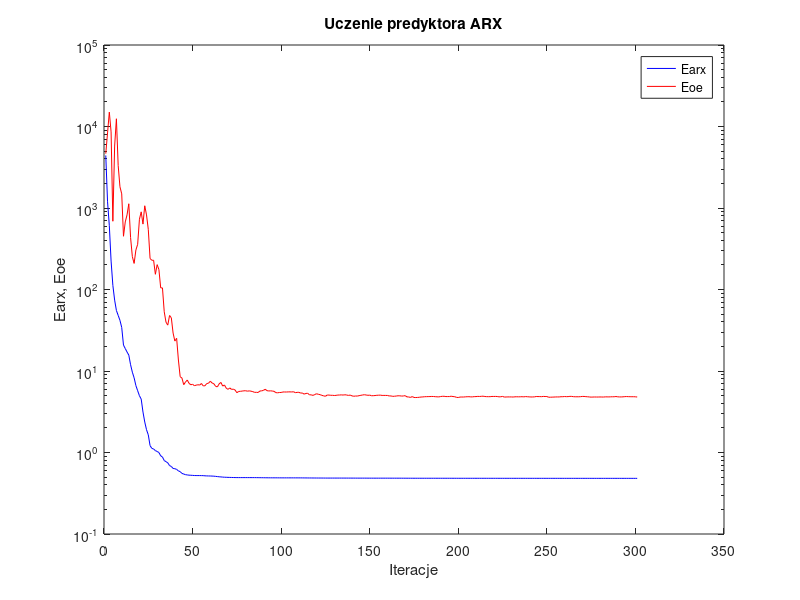
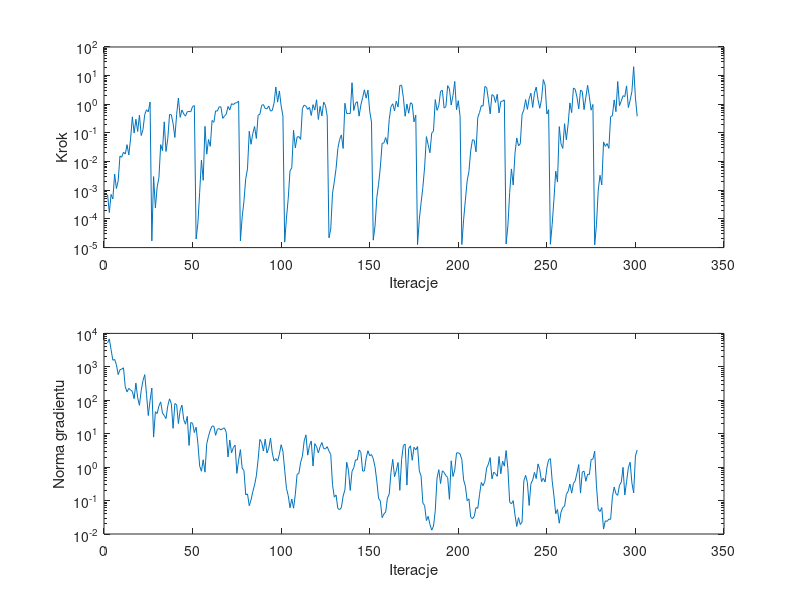

These charts were generated, in order, by the following MATLAB code:
%uczenie predyktora arx
clear all;
n=0; farx(n+1)=4.413386e+003; foe(n+1)=4.649188e+003; wspucz(n+1)=0.000000e+000; ng(n+1)=0.000000e+000;
%odnowa zmiennej metryki
n=1; farx(n+1)=1.191196e+003; foe(n+1)=8.342029e+003; krok(n+1)=7.010405e-004; ng(n+1)=5.185665e+003;
n=2; farx(n+1)=6.076834e+002; foe(n+1)=1.501197e+004; krok(n+1)=1.674127e-004; ng(n+1)=6.856102e+003;
n=3; farx(n+1)=2.232235e+002; foe(n+1)=8.584129e+003; krok(n+1)=7.138862e-004; ng(n+1)=3.255822e+003;
n=4; farx(n+1)=1.123087e+002; foe(n+1)=6.880744e+002; krok(n+1)=4.988661e-004; ng(n+1)=1.575042e+003;
n=5; farx(n+1)=7.412867e+001; foe(n+1)=5.756177e+003; krok(n+1)=3.683227e-003; ng(n+1)=1.667375e+003;
n=6; farx(n+1)=5.530810e+001; foe(n+1)=1.244634e+004; krok(n+1)=1.150185e-003; ng(n+1)=1.162012e+003;
n=7; farx(n+1)=4.813601e+001; foe(n+1)=3.320391e+003; krok(n+1)=2.129617e-003; ng(n+1)=5.859083e+002;
n=8; farx(n+1)=4.187156e+001; foe(n+1)=1.822466e+003; krok(n+1)=1.559909e-002; ng(n+1)=8.174773e+002;
n=9; farx(n+1)=3.423760e+001; foe(n+1)=1.491028e+003; krok(n+1)=1.421020e-002; ng(n+1)=8.553710e+002;
n=10; farx(n+1)=2.078980e+001; foe(n+1)=4.502125e+002; krok(n+1)=2.152696e-002; ng(n+1)=9.360032e+002;
n=11; farx(n+1)=1.885540e+001; foe(n+1)=6.748919e+002; krok(n+1)=1.829287e-002; ng(n+1)=2.526260e+002;
n=12; farx(n+1)=1.711856e+001; foe(n+1)=8.235932e+002; krok(n+1)=3.897540e-002; ng(n+1)=1.781672e+002;
n=13; farx(n+1)=1.565793e+001; foe(n+1)=1.126990e+003; krok(n+1)=1.715934e-002; ng(n+1)=2.272068e+002;
n=14; farx(n+1)=1.193998e+001; foe(n+1)=4.340947e+002; krok(n+1)=6.222203e-002; ng(n+1)=2.040382e+002;
n=15; farx(n+1)=9.675282e+000; foe(n+1)=2.530131e+002; krok(n+1)=3.655097e-001; ng(n+1)=1.840030e+002;
n=16; farx(n+1)=8.250454e+000; foe(n+1)=2.089443e+002; krok(n+1)=9.946858e-002; ng(n+1)=1.113244e+002;
n=17; farx(n+1)=6.620660e+000; foe(n+1)=3.050986e+002; krok(n+1)=3.019693e-001; ng(n+1)=3.267284e+002;
n=18; farx(n+1)=5.727059e+000; foe(n+1)=3.587090e+002; krok(n+1)=1.124683e-001; ng(n+1)=1.191079e+002;
n=19; farx(n+1)=4.973118e+000; foe(n+1)=7.287176e+002; krok(n+1)=4.178411e-001; ng(n+1)=7.073844e+001;
n=20; farx(n+1)=4.522289e+000; foe(n+1)=8.973612e+002; krok(n+1)=8.139610e-002; ng(n+1)=1.942025e+002;
n=21; farx(n+1)=3.139030e+000; foe(n+1)=6.345084e+002; krok(n+1)=1.307960e-001; ng(n+1)=3.867442e+002;
n=22; farx(n+1)=2.368396e+000; foe(n+1)=1.065282e+003; krok(n+1)=4.385923e-001; ng(n+1)=5.841569e+002;
n=23; farx(n+1)=1.903679e+000; foe(n+1)=8.222872e+002; krok(n+1)=6.449478e-001; ng(n+1)=1.488568e+002;
n=24; farx(n+1)=1.646692e+000; foe(n+1)=5.460007e+002; krok(n+1)=5.461275e-001; ng(n+1)=3.489471e+001;
n=25; farx(n+1)=1.214901e+000; foe(n+1)=2.404885e+002; krok(n+1)=1.200049e+000; ng(n+1)=9.744589e+001;
%odnowa zmiennej metryki
n=26; farx(n+1)=1.124786e+000; foe(n+1)=2.284480e+002; krok(n+1)=1.718695e-005; ng(n+1)=2.326691e+002;
n=27; farx(n+1)=1.104265e+000; foe(n+1)=2.284753e+002; krok(n+1)=2.998733e-003; ng(n+1)=7.912591e+000;
n=28; farx(n+1)=1.054844e+000; foe(n+1)=1.537050e+002; krok(n+1)=2.419010e-004; ng(n+1)=4.548078e+001;
n=29; farx(n+1)=1.030205e+000; foe(n+1)=2.018991e+002; krok(n+1)=1.300439e-003; ng(n+1)=4.005672e+001;
n=30; farx(n+1)=9.987452e-001; foe(n+1)=1.753800e+002; krok(n+1)=2.739044e-003; ng(n+1)=6.743701e+001;
n=31; farx(n+1)=9.110390e-001; foe(n+1)=1.047813e+002; krok(n+1)=3.911298e-002; ng(n+1)=8.960051e+001;
n=32; farx(n+1)=8.801061e-001; foe(n+1)=1.046192e+002; krok(n+1)=2.398987e-002; ng(n+1)=4.147847e+001;
n=33; farx(n+1)=7.965514e-001; foe(n+1)=5.328432e+001; krok(n+1)=2.443912e-001; ng(n+1)=3.504917e+001;
n=34; farx(n+1)=7.720822e-001; foe(n+1)=3.968076e+001; krok(n+1)=2.258989e-002; ng(n+1)=2.827133e+001;
n=35; farx(n+1)=7.470962e-001; foe(n+1)=3.657689e+001; krok(n+1)=6.287977e-002; ng(n+1)=6.805215e+001;
n=36; farx(n+1)=6.912013e-001; foe(n+1)=4.795840e+001; krok(n+1)=4.411592e-001; ng(n+1)=1.103760e+002;
n=37; farx(n+1)=6.742288e-001; foe(n+1)=4.502013e+001; krok(n+1)=4.310227e-001; ng(n+1)=7.975058e+001;
n=38; farx(n+1)=6.371534e-001; foe(n+1)=2.922373e+001; krok(n+1)=2.153023e-001; ng(n+1)=1.445454e+001;
n=39; farx(n+1)=6.326479e-001; foe(n+1)=2.327422e+001; krok(n+1)=6.963444e-002; ng(n+1)=8.001724e+001;
n=40; farx(n+1)=6.204635e-001; foe(n+1)=2.519440e+001; krok(n+1)=4.411592e-001; ng(n+1)=7.360715e+001;
n=41; farx(n+1)=5.949984e-001; foe(n+1)=1.364208e+001; krok(n+1)=1.650428e+000; ng(n+1)=2.014430e+001;
n=42; farx(n+1)=5.818501e-001; foe(n+1)=8.508341e+000; krok(n+1)=3.505976e-001; ng(n+1)=5.058708e+001;
n=43; farx(n+1)=5.545379e-001; foe(n+1)=8.199921e+000; krok(n+1)=6.361450e-001; ng(n+1)=7.138848e+001;
n=44; farx(n+1)=5.439096e-001; foe(n+1)=6.791902e+000; krok(n+1)=4.641165e-001; ng(n+1)=2.632844e+001;
n=45; farx(n+1)=5.347195e-001; foe(n+1)=7.321192e+000; krok(n+1)=3.854790e-001; ng(n+1)=1.927354e+001;
n=46; farx(n+1)=5.306785e-001; foe(n+1)=7.755603e+000; krok(n+1)=5.520515e-001; ng(n+1)=3.296058e+001;
n=47; farx(n+1)=5.270610e-001; foe(n+1)=7.055092e+000; krok(n+1)=5.600723e-001; ng(n+1)=4.445499e+000;
n=48; farx(n+1)=5.256950e-001; foe(n+1)=6.779106e+000; krok(n+1)=5.520515e-001; ng(n+1)=2.164618e+001;
n=49; farx(n+1)=5.239192e-001; foe(n+1)=6.874378e+000; krok(n+1)=8.457767e-001; ng(n+1)=2.051600e+001;
n=50; farx(n+1)=5.217677e-001; foe(n+1)=6.612242e+000; krok(n+1)=8.961161e-001; ng(n+1)=1.084535e+001;
%odnowa zmiennej metryki
n=51; farx(n+1)=5.213371e-001; foe(n+1)=6.695465e+000; krok(n+1)=1.990494e-005; ng(n+1)=1.567173e+001;
n=52; farx(n+1)=5.211915e-001; foe(n+1)=6.786964e+000; krok(n+1)=7.130722e-005; ng(n+1)=5.142470e+000;
n=53; farx(n+1)=5.211062e-001; foe(n+1)=6.714064e+000; krok(n+1)=8.523876e-004; ng(n+1)=1.080346e+000;
n=54; farx(n+1)=5.206310e-001; foe(n+1)=7.024530e+000; krok(n+1)=1.132561e-002; ng(n+1)=7.538247e-001;
n=55; farx(n+1)=5.202025e-001; foe(n+1)=6.567997e+000; krok(n+1)=2.223715e-003; ng(n+1)=1.658673e+000;
n=56; farx(n+1)=5.175391e-001; foe(n+1)=6.592141e+000; krok(n+1)=1.701816e-001; ng(n+1)=7.070683e-001;
n=57; farx(n+1)=5.163441e-001; foe(n+1)=7.021778e+000; krok(n+1)=1.818608e-002; ng(n+1)=5.004749e+000;
n=58; farx(n+1)=5.154951e-001; foe(n+1)=7.078910e+000; krok(n+1)=5.908701e-002; ng(n+1)=8.437980e+000;
n=59; farx(n+1)=5.149299e-001; foe(n+1)=7.490935e+000; krok(n+1)=3.413297e-002; ng(n+1)=1.284803e+001;
n=60; farx(n+1)=5.138075e-001; foe(n+1)=7.130287e+000; krok(n+1)=2.725288e-001; ng(n+1)=1.678810e+001;
n=61; farx(n+1)=5.122988e-001; foe(n+1)=6.986792e+000; krok(n+1)=2.357265e-001; ng(n+1)=1.693102e+001;
n=62; farx(n+1)=5.096445e-001; foe(n+1)=6.484280e+000; krok(n+1)=5.885355e-001; ng(n+1)=8.934463e+000;
n=63; farx(n+1)=5.065848e-001; foe(n+1)=6.390143e+000; krok(n+1)=5.810114e-001; ng(n+1)=1.355518e+001;
n=64; farx(n+1)=5.037205e-001; foe(n+1)=6.950137e+000; krok(n+1)=8.198208e-001; ng(n+1)=1.421236e+001;
n=65; farx(n+1)=5.016331e-001; foe(n+1)=7.243910e+000; krok(n+1)=8.127796e-001; ng(n+1)=1.302435e+001;
n=66; farx(n+1)=4.991017e-001; foe(n+1)=6.532542e+000; krok(n+1)=3.238984e-001; ng(n+1)=1.416779e+001;
n=67; farx(n+1)=4.973653e-001; foe(n+1)=6.736142e+000; krok(n+1)=3.838379e-001; ng(n+1)=1.491415e+001;
n=68; farx(n+1)=4.964910e-001; foe(n+1)=6.156756e+000; krok(n+1)=4.536903e-001; ng(n+1)=1.093068e+001;
n=69; farx(n+1)=4.953496e-001; foe(n+1)=5.953306e+000; krok(n+1)=8.375141e-001; ng(n+1)=2.011525e+000;
n=70; farx(n+1)=4.947123e-001; foe(n+1)=6.202177e+000; krok(n+1)=6.335709e-001; ng(n+1)=6.493524e+000;
n=71; farx(n+1)=4.939723e-001; foe(n+1)=5.946833e+000; krok(n+1)=1.049915e+000; ng(n+1)=2.678114e+000;
n=72; farx(n+1)=4.932587e-001; foe(n+1)=5.988010e+000; krok(n+1)=9.769152e-001; ng(n+1)=3.846553e+000;
n=73; farx(n+1)=4.926860e-001; foe(n+1)=5.843326e+000; krok(n+1)=1.104103e+000; ng(n+1)=4.553455e+000;
n=74; farx(n+1)=4.923726e-001; foe(n+1)=5.413892e+000; krok(n+1)=1.142810e+000; ng(n+1)=6.518515e-001;
n=75; farx(n+1)=4.920883e-001; foe(n+1)=5.615026e+000; krok(n+1)=1.296088e+000; ng(n+1)=1.639066e+000;
%odnowa zmiennej metryki
n=76; farx(n+1)=4.920640e-001; foe(n+1)=5.632755e+000; krok(n+1)=1.709205e-005; ng(n+1)=3.340708e+000;
n=77; farx(n+1)=4.920539e-001; foe(n+1)=5.671825e+000; krok(n+1)=1.163141e-004; ng(n+1)=9.334563e-001;
n=78; farx(n+1)=4.920356e-001; foe(n+1)=5.714575e+000; krok(n+1)=4.168272e-004; ng(n+1)=7.923858e-001;
n=79; farx(n+1)=4.920308e-001; foe(n+1)=5.726376e+000; krok(n+1)=2.531421e-003; ng(n+1)=1.484440e-001;
n=80; farx(n+1)=4.920175e-001; foe(n+1)=5.649849e+000; krok(n+1)=5.557598e-003; ng(n+1)=1.582415e-001;
n=81; farx(n+1)=4.919794e-001; foe(n+1)=5.710735e+000; krok(n+1)=1.150668e-001; ng(n+1)=7.004123e-002;
n=82; farx(n+1)=4.919549e-001; foe(n+1)=5.653214e+000; krok(n+1)=4.017657e-002; ng(n+1)=1.049048e-001;
n=83; farx(n+1)=4.919233e-001; foe(n+1)=5.585951e+000; krok(n+1)=9.636975e-002; ng(n+1)=1.856291e-001;
n=84; farx(n+1)=4.918403e-001; foe(n+1)=5.467475e+000; krok(n+1)=1.686145e-001; ng(n+1)=2.924278e-001;
n=85; farx(n+1)=4.915927e-001; foe(n+1)=5.481628e+000; krok(n+1)=6.423218e-002; ng(n+1)=5.517692e-001;
n=86; farx(n+1)=4.911973e-001; foe(n+1)=5.450015e+000; krok(n+1)=4.158012e-001; ng(n+1)=1.672817e+000;
n=87; farx(n+1)=4.908776e-001; foe(n+1)=5.679129e+000; krok(n+1)=4.500546e-001; ng(n+1)=6.739541e+000;
n=88; farx(n+1)=4.905718e-001; foe(n+1)=5.711294e+000; krok(n+1)=9.205345e-001; ng(n+1)=5.486884e+000;
n=89; farx(n+1)=4.902854e-001; foe(n+1)=5.784255e+000; krok(n+1)=9.761687e-001; ng(n+1)=3.030895e+000;
n=90; farx(n+1)=4.899541e-001; foe(n+1)=5.974770e+000; krok(n+1)=7.101669e-001; ng(n+1)=6.869461e+000;
n=91; farx(n+1)=4.896219e-001; foe(n+1)=5.739001e+000; krok(n+1)=6.970601e-001; ng(n+1)=2.640540e+000;
n=92; farx(n+1)=4.893822e-001; foe(n+1)=5.687160e+000; krok(n+1)=8.745977e-001; ng(n+1)=3.669907e+000;
n=93; farx(n+1)=4.891983e-001; foe(n+1)=5.715216e+000; krok(n+1)=5.786742e-001; ng(n+1)=7.439326e+000;
n=94; farx(n+1)=4.891120e-001; foe(n+1)=5.677006e+000; krok(n+1)=6.122388e-001; ng(n+1)=2.647774e+000;
n=95; farx(n+1)=4.890837e-001; foe(n+1)=5.634149e+000; krok(n+1)=1.092255e+000; ng(n+1)=1.528484e+000;
n=96; farx(n+1)=4.890273e-001; foe(n+1)=5.427475e+000; krok(n+1)=4.010769e+000; ng(n+1)=1.801940e+000;
n=97; farx(n+1)=4.889440e-001; foe(n+1)=5.401018e+000; krok(n+1)=1.191322e+000; ng(n+1)=1.507149e+000;
n=98; farx(n+1)=4.887198e-001; foe(n+1)=5.448083e+000; krok(n+1)=2.924078e+000; ng(n+1)=2.431978e+000;
n=99; farx(n+1)=4.886319e-001; foe(n+1)=5.450018e+000; krok(n+1)=8.823184e-001; ng(n+1)=4.684899e+000;
n=100; farx(n+1)=4.885280e-001; foe(n+1)=5.530339e+000; krok(n+1)=3.874329e-001; ng(n+1)=3.013919e+000;
%odnowa zmiennej metryki
n=101; farx(n+1)=4.885270e-001; foe(n+1)=5.527226e+000; krok(n+1)=1.549177e-005; ng(n+1)=8.065614e-001;
n=102; farx(n+1)=4.885265e-001; foe(n+1)=5.524436e+000; krok(n+1)=1.070946e-004; ng(n+1)=2.311743e-001;
n=103; farx(n+1)=4.885255e-001; foe(n+1)=5.541450e+000; krok(n+1)=5.187555e-004; ng(n+1)=1.398931e-001;
n=104; farx(n+1)=4.885239e-001; foe(n+1)=5.547818e+000; krok(n+1)=4.795168e-003; ng(n+1)=6.102738e-002;
n=105; farx(n+1)=4.885175e-001; foe(n+1)=5.530323e+000; krok(n+1)=6.072741e-003; ng(n+1)=1.116606e-001;
n=106; farx(n+1)=4.884822e-001; foe(n+1)=5.570396e+000; krok(n+1)=1.241227e-001; ng(n+1)=5.905542e-002;
n=107; farx(n+1)=4.884359e-001; foe(n+1)=5.416698e+000; krok(n+1)=3.034189e-002; ng(n+1)=1.537473e-001;
n=108; farx(n+1)=4.884084e-001; foe(n+1)=5.467598e+000; krok(n+1)=7.236188e-002; ng(n+1)=6.113513e-001;
n=109; farx(n+1)=4.883368e-001; foe(n+1)=5.481741e+000; krok(n+1)=7.475647e-002; ng(n+1)=6.446498e-001;
n=110; farx(n+1)=4.882703e-001; foe(n+1)=5.361063e+000; krok(n+1)=5.945329e-002; ng(n+1)=1.386352e+000;
n=111; farx(n+1)=4.880571e-001; foe(n+1)=5.370465e+000; krok(n+1)=7.113726e-001; ng(n+1)=2.131169e+000;
n=112; farx(n+1)=4.877437e-001; foe(n+1)=5.196604e+000; krok(n+1)=9.362720e-001; ng(n+1)=6.040957e+000;
n=113; farx(n+1)=4.875228e-001; foe(n+1)=5.309861e+000; krok(n+1)=8.649503e-001; ng(n+1)=9.211186e+000;
n=114; farx(n+1)=4.873446e-001; foe(n+1)=5.324018e+000; krok(n+1)=6.658246e-001; ng(n+1)=2.283356e+000;
n=115; farx(n+1)=4.870826e-001; foe(n+1)=5.097651e+000; krok(n+1)=7.808753e-001; ng(n+1)=4.416611e+000;
n=116; farx(n+1)=4.869800e-001; foe(n+1)=5.103172e+000; krok(n+1)=4.063898e-001; ng(n+1)=6.075372e+000;
n=117; farx(n+1)=4.867345e-001; foe(n+1)=5.017665e+000; krok(n+1)=9.717315e-001; ng(n+1)=1.077934e+000;
n=118; farx(n+1)=4.865962e-001; foe(n+1)=5.149528e+000; krok(n+1)=6.314556e-001; ng(n+1)=5.048969e+000;
n=119; farx(n+1)=4.863399e-001; foe(n+1)=5.260976e+000; krok(n+1)=1.435748e+000; ng(n+1)=4.072223e+000;
n=120; farx(n+1)=4.862646e-001; foe(n+1)=5.176147e+000; krok(n+1)=2.965231e-001; ng(n+1)=2.663844e+000;
n=121; farx(n+1)=4.861153e-001; foe(n+1)=5.126041e+000; krok(n+1)=8.536620e-001; ng(n+1)=4.119378e+000;
n=122; farx(n+1)=4.860385e-001; foe(n+1)=5.023408e+000; krok(n+1)=3.923690e-001; ng(n+1)=5.447848e+000;
n=123; farx(n+1)=4.858553e-001; foe(n+1)=4.957761e+000; krok(n+1)=1.187293e+000; ng(n+1)=3.585395e+000;
n=124; farx(n+1)=4.856830e-001; foe(n+1)=4.896513e+000; krok(n+1)=9.205262e-001; ng(n+1)=3.520727e+000;
n=125; farx(n+1)=4.855595e-001; foe(n+1)=5.071248e+000; krok(n+1)=3.867248e-001; ng(n+1)=4.095253e+000;
%odnowa zmiennej metryki
n=126; farx(n+1)=4.855412e-001; foe(n+1)=5.067820e+000; krok(n+1)=2.190752e-005; ng(n+1)=3.030027e+000;
n=127; farx(n+1)=4.855256e-001; foe(n+1)=5.032574e+000; krok(n+1)=4.449139e-005; ng(n+1)=2.403505e+000;
n=128; farx(n+1)=4.855203e-001; foe(n+1)=5.033395e+000; krok(n+1)=7.893559e-004; ng(n+1)=2.978996e-001;
n=129; farx(n+1)=4.855176e-001; foe(n+1)=5.005905e+000; krok(n+1)=1.970836e-003; ng(n+1)=1.265313e-001;
n=130; farx(n+1)=4.855073e-001; foe(n+1)=5.023911e+000; krok(n+1)=5.711090e-003; ng(n+1)=1.469167e-001;
n=131; farx(n+1)=4.855032e-001; foe(n+1)=5.072275e+000; krok(n+1)=2.835564e-002; ng(n+1)=5.783012e-002;
n=132; farx(n+1)=4.854938e-001; foe(n+1)=5.070113e+000; krok(n+1)=5.851700e-002; ng(n+1)=5.338271e-002;
n=133; farx(n+1)=4.854701e-001; foe(n+1)=5.100495e+000; krok(n+1)=8.569436e-002; ng(n+1)=6.163581e-002;
n=134; farx(n+1)=4.854499e-001; foe(n+1)=5.063558e+000; krok(n+1)=2.876670e-002; ng(n+1)=1.374636e-001;
n=135; farx(n+1)=4.853671e-001; foe(n+1)=5.112679e+000; krok(n+1)=1.090115e+000; ng(n+1)=2.087527e-001;
n=136; farx(n+1)=4.853207e-001; foe(n+1)=5.071481e+000; krok(n+1)=4.726961e-001; ng(n+1)=1.400640e+000;
n=137; farx(n+1)=4.852529e-001; foe(n+1)=5.017882e+000; krok(n+1)=4.819709e-001; ng(n+1)=8.024665e-001;
n=138; farx(n+1)=4.852150e-001; foe(n+1)=5.067144e+000; krok(n+1)=4.706699e-001; ng(n+1)=2.009761e-001;
n=139; farx(n+1)=4.850971e-001; foe(n+1)=4.953126e+000; krok(n+1)=5.681335e+000; ng(n+1)=7.420995e-001;
n=140; farx(n+1)=4.850555e-001; foe(n+1)=4.897144e+000; krok(n+1)=6.088496e-001; ng(n+1)=9.656320e-001;
n=141; farx(n+1)=4.849154e-001; foe(n+1)=4.939462e+000; krok(n+1)=1.092255e+000; ng(n+1)=1.649666e+000;
n=142; farx(n+1)=4.848129e-001; foe(n+1)=4.922526e+000; krok(n+1)=1.232067e+000; ng(n+1)=1.634675e+000;
n=143; farx(n+1)=4.847736e-001; foe(n+1)=4.984178e+000; krok(n+1)=3.862514e-001; ng(n+1)=3.244918e+000;
n=144; farx(n+1)=4.847414e-001; foe(n+1)=5.031099e+000; krok(n+1)=9.429061e-001; ng(n+1)=2.772119e+000;
n=145; farx(n+1)=4.847263e-001; foe(n+1)=5.080238e+000; krok(n+1)=1.707196e+000; ng(n+1)=7.611918e-001;
n=146; farx(n+1)=4.847028e-001; foe(n+1)=5.116949e+000; krok(n+1)=3.210871e+000; ng(n+1)=7.672789e-001;
n=147; farx(n+1)=4.846571e-001; foe(n+1)=5.075177e+000; krok(n+1)=1.642087e+000; ng(n+1)=1.903979e+000;
n=148; farx(n+1)=4.844636e-001; foe(n+1)=5.029429e+000; krok(n+1)=3.138952e+000; ng(n+1)=3.086261e+000;
n=149; farx(n+1)=4.844081e-001; foe(n+1)=5.061648e+000; krok(n+1)=5.786742e-001; ng(n+1)=2.187257e+000;
n=150; farx(n+1)=4.843373e-001; foe(n+1)=4.970903e+000; krok(n+1)=2.405442e-001; ng(n+1)=2.375527e+000;
%odnowa zmiennej metryki
n=151; farx(n+1)=4.843322e-001; foe(n+1)=4.981463e+000; krok(n+1)=1.821997e-005; ng(n+1)=1.792246e+000;
n=152; farx(n+1)=4.843272e-001; foe(n+1)=4.999771e+000; krok(n+1)=5.720244e-005; ng(n+1)=1.009353e+000;
n=153; farx(n+1)=4.843210e-001; foe(n+1)=5.035249e+000; krok(n+1)=5.580127e-004; ng(n+1)=3.833886e-001;
n=154; farx(n+1)=4.843194e-001; foe(n+1)=5.046487e+000; krok(n+1)=1.621288e-003; ng(n+1)=1.156800e-001;
n=155; farx(n+1)=4.843149e-001; foe(n+1)=5.059737e+000; krok(n+1)=6.446985e-003; ng(n+1)=9.778671e-002;
n=156; farx(n+1)=4.843117e-001; foe(n+1)=5.015378e+000; krok(n+1)=4.382471e-002; ng(n+1)=3.082119e-002;
n=157; farx(n+1)=4.843072e-001; foe(n+1)=5.018734e+000; krok(n+1)=4.438543e-002; ng(n+1)=3.969447e-002;
n=158; farx(n+1)=4.842974e-001; foe(n+1)=5.015535e+000; krok(n+1)=6.918848e-002; ng(n+1)=4.552729e-002;
n=159; farx(n+1)=4.842933e-001; foe(n+1)=5.010997e+000; krok(n+1)=4.034388e-002; ng(n+1)=1.186595e-001;
n=160; farx(n+1)=4.842532e-001; foe(n+1)=4.941659e+000; krok(n+1)=2.948231e-001; ng(n+1)=1.561301e-001;
n=161; farx(n+1)=4.841898e-001; foe(n+1)=4.946930e+000; krok(n+1)=8.256204e-001; ng(n+1)=6.983465e-001;
n=162; farx(n+1)=4.841255e-001; foe(n+1)=4.884391e+000; krok(n+1)=1.044632e+000; ng(n+1)=1.709186e+000;
n=163; farx(n+1)=4.840840e-001; foe(n+1)=4.906004e+000; krok(n+1)=5.842182e-001; ng(n+1)=5.161265e-001;
n=164; farx(n+1)=4.840439e-001; foe(n+1)=4.929293e+000; krok(n+1)=1.295594e+000; ng(n+1)=7.835489e-001;
n=165; farx(n+1)=4.840212e-001; foe(n+1)=4.967803e+000; krok(n+1)=8.008859e-001; ng(n+1)=1.378364e+000;
n=166; farx(n+1)=4.839994e-001; foe(n+1)=4.961609e+000; krok(n+1)=4.554168e+000; ng(n+1)=2.022888e-001;
n=167; farx(n+1)=4.838933e-001; foe(n+1)=4.923893e+000; krok(n+1)=4.650420e+000; ng(n+1)=1.691923e+000;
n=168; farx(n+1)=4.837523e-001; foe(n+1)=4.938622e+000; krok(n+1)=1.715220e+000; ng(n+1)=4.480108e+000;
n=169; farx(n+1)=4.837060e-001; foe(n+1)=4.984348e+000; krok(n+1)=3.827775e-001; ng(n+1)=4.863534e+000;
n=170; farx(n+1)=4.835947e-001; foe(n+1)=4.815358e+000; krok(n+1)=1.024434e+000; ng(n+1)=2.897057e-001;
n=171; farx(n+1)=4.835553e-001; foe(n+1)=4.803964e+000; krok(n+1)=4.872449e-001; ng(n+1)=3.634001e+000;
n=172; farx(n+1)=4.834709e-001; foe(n+1)=4.738895e+000; krok(n+1)=1.131462e+000; ng(n+1)=4.343115e+000;
n=173; farx(n+1)=4.833696e-001; foe(n+1)=4.854073e+000; krok(n+1)=1.026961e+000; ng(n+1)=1.602394e+000;
n=174; farx(n+1)=4.832668e-001; foe(n+1)=4.735106e+000; krok(n+1)=2.440422e-001; ng(n+1)=3.933110e+000;
n=175; farx(n+1)=4.832258e-001; foe(n+1)=4.724693e+000; krok(n+1)=4.213257e-001; ng(n+1)=3.287810e+000;
%odnowa zmiennej metryki
n=176; farx(n+1)=4.832003e-001; foe(n+1)=4.738837e+000; krok(n+1)=1.265721e-005; ng(n+1)=4.132267e+000;
n=177; farx(n+1)=4.831953e-001; foe(n+1)=4.759997e+000; krok(n+1)=9.776439e-005; ng(n+1)=7.728722e-001;
n=178; farx(n+1)=4.831866e-001; foe(n+1)=4.794989e+000; krok(n+1)=3.661592e-004; ng(n+1)=5.415779e-001;
n=179; farx(n+1)=4.831855e-001; foe(n+1)=4.809334e+000; krok(n+1)=1.265711e-003; ng(n+1)=8.423038e-002;
n=180; farx(n+1)=4.831831e-001; foe(n+1)=4.836978e+000; krok(n+1)=6.480489e-003; ng(n+1)=7.088836e-002;
n=181; farx(n+1)=4.831808e-001; foe(n+1)=4.843239e+000; krok(n+1)=7.453689e-002; ng(n+1)=2.530724e-002;
n=182; farx(n+1)=4.831772e-001; foe(n+1)=4.851860e+000; krok(n+1)=3.899737e-002; ng(n+1)=3.369777e-002;
n=183; farx(n+1)=4.831768e-001; foe(n+1)=4.857277e+000; krok(n+1)=2.034902e-002; ng(n+1)=1.936349e-002;
n=184; farx(n+1)=4.831758e-001; foe(n+1)=4.872411e+000; krok(n+1)=9.907791e-002; ng(n+1)=1.304503e-002;
n=185; farx(n+1)=4.831734e-001; foe(n+1)=4.864967e+000; krok(n+1)=1.160291e-001; ng(n+1)=1.715987e-002;
n=186; farx(n+1)=4.831540e-001; foe(n+1)=4.841564e+000; krok(n+1)=1.458994e+000; ng(n+1)=4.948859e-002;
n=187; farx(n+1)=4.831352e-001; foe(n+1)=4.824167e+000; krok(n+1)=6.160336e-001; ng(n+1)=4.751334e-001;
n=188; farx(n+1)=4.831238e-001; foe(n+1)=4.811225e+000; krok(n+1)=9.001093e-001; ng(n+1)=8.404940e-001;
n=189; farx(n+1)=4.831009e-001; foe(n+1)=4.862708e+000; krok(n+1)=2.845490e+000; ng(n+1)=3.227964e-001;
n=190; farx(n+1)=4.830561e-001; foe(n+1)=4.889961e+000; krok(n+1)=3.081814e+000; ng(n+1)=7.786288e-001;
n=191; farx(n+1)=4.830458e-001; foe(n+1)=4.895014e+000; krok(n+1)=7.382907e-001; ng(n+1)=6.955262e-001;
n=192; farx(n+1)=4.830328e-001; foe(n+1)=4.856062e+000; krok(n+1)=8.252141e-001; ng(n+1)=5.526764e-001;
n=193; farx(n+1)=4.830194e-001; foe(n+1)=4.856980e+000; krok(n+1)=4.477193e+000; ng(n+1)=4.936377e-001;
n=194; farx(n+1)=4.829891e-001; foe(n+1)=4.857515e+000; krok(n+1)=3.481721e+000; ng(n+1)=1.090112e-001;
n=195; farx(n+1)=4.829633e-001; foe(n+1)=4.908666e+000; krok(n+1)=9.413399e-001; ng(n+1)=1.548045e+000;
n=196; farx(n+1)=4.829513e-001; foe(n+1)=4.858679e+000; krok(n+1)=2.005770e+000; ng(n+1)=5.238845e-001;
n=197; farx(n+1)=4.828961e-001; foe(n+1)=4.837696e+000; krok(n+1)=6.277904e+000; ng(n+1)=8.197099e-001;
n=198; farx(n+1)=4.828392e-001; foe(n+1)=4.748246e+000; krok(n+1)=6.477968e-001; ng(n+1)=2.647377e+000;
n=199; farx(n+1)=4.827466e-001; foe(n+1)=4.728652e+000; krok(n+1)=1.342163e+000; ng(n+1)=2.698139e+000;
n=200; farx(n+1)=4.827214e-001; foe(n+1)=4.793312e+000; krok(n+1)=3.827775e-001; ng(n+1)=2.470873e+000;
%odnowa zmiennej metryki
n=201; farx(n+1)=4.827175e-001; foe(n+1)=4.797210e+000; krok(n+1)=1.278344e-005; ng(n+1)=1.700068e+000;
n=202; farx(n+1)=4.827163e-001; foe(n+1)=4.793743e+000; krok(n+1)=9.345155e-005; ng(n+1)=4.152625e-001;
n=203; farx(n+1)=4.827137e-001; foe(n+1)=4.821552e+000; krok(n+1)=4.526501e-004; ng(n+1)=2.695399e-001;
n=204; farx(n+1)=4.827120e-001; foe(n+1)=4.833186e+000; krok(n+1)=2.121656e-003; ng(n+1)=9.916931e-002;
n=205; farx(n+1)=4.827075e-001; foe(n+1)=4.843115e+000; krok(n+1)=4.541426e-003; ng(n+1)=1.127763e-001;
n=206; farx(n+1)=4.827054e-001; foe(n+1)=4.814036e+000; krok(n+1)=2.366103e-002; ng(n+1)=3.216666e-002;
n=207; farx(n+1)=4.827012e-001; foe(n+1)=4.817197e+000; krok(n+1)=5.801457e-002; ng(n+1)=2.857705e-002;
n=208; farx(n+1)=4.826966e-001; foe(n+1)=4.848501e+000; krok(n+1)=5.529705e-002; ng(n+1)=3.359318e-002;
n=209; farx(n+1)=4.826953e-001; foe(n+1)=4.852188e+000; krok(n+1)=2.191235e-002; ng(n+1)=6.196667e-002;
n=210; farx(n+1)=4.826832e-001; foe(n+1)=4.882096e+000; krok(n+1)=3.477470e-001; ng(n+1)=5.876415e-002;
n=211; farx(n+1)=4.826708e-001; foe(n+1)=4.869250e+000; krok(n+1)=5.178922e-001; ng(n+1)=1.530041e-001;
n=212; farx(n+1)=4.826612e-001; foe(n+1)=4.890362e+000; krok(n+1)=9.001093e-001; ng(n+1)=3.480447e-001;
n=213; farx(n+1)=4.826496e-001; foe(n+1)=4.911253e+000; krok(n+1)=8.649503e-001; ng(n+1)=2.769503e-001;
n=214; farx(n+1)=4.826290e-001; foe(n+1)=4.864818e+000; krok(n+1)=4.187848e+000; ng(n+1)=3.762071e-001;
n=215; farx(n+1)=4.826112e-001; foe(n+1)=4.845658e+000; krok(n+1)=3.855767e+000; ng(n+1)=9.411502e-001;
n=216; farx(n+1)=4.825949e-001; foe(n+1)=4.841573e+000; krok(n+1)=1.435731e+000; ng(n+1)=1.233745e+000;
n=217; farx(n+1)=4.825763e-001; foe(n+1)=4.844002e+000; krok(n+1)=4.635137e-001; ng(n+1)=1.924365e+000;
n=218; farx(n+1)=4.825685e-001; foe(n+1)=4.873832e+000; krok(n+1)=2.183479e+000; ng(n+1)=4.459485e-001;
n=219; farx(n+1)=4.825630e-001; foe(n+1)=4.871032e+000; krok(n+1)=1.991896e+000; ng(n+1)=7.077053e-001;
n=220; farx(n+1)=4.825466e-001; foe(n+1)=4.875984e+000; krok(n+1)=1.163909e+000; ng(n+1)=6.344857e-001;
n=221; farx(n+1)=4.825107e-001; foe(n+1)=4.865476e+000; krok(n+1)=2.238597e+000; ng(n+1)=5.327302e-001;
n=222; farx(n+1)=4.824714e-001; foe(n+1)=4.816413e+000; krok(n+1)=5.015999e-001; ng(n+1)=2.090319e+000;
n=223; farx(n+1)=4.824474e-001; foe(n+1)=4.833266e+000; krok(n+1)=1.242513e+000; ng(n+1)=6.343326e-001;
n=224; farx(n+1)=4.824299e-001; foe(n+1)=4.875664e+000; krok(n+1)=1.289896e+000; ng(n+1)=1.515060e+000;
n=225; farx(n+1)=4.823805e-001; foe(n+1)=4.787627e+000; krok(n+1)=1.422745e+000; ng(n+1)=1.070525e+000;
%odnowa zmiennej metryki
n=226; farx(n+1)=4.823682e-001; foe(n+1)=4.799287e+000; krok(n+1)=1.338477e-005; ng(n+1)=3.131849e+000;
n=227; farx(n+1)=4.823644e-001; foe(n+1)=4.811709e+000; krok(n+1)=5.714551e-005; ng(n+1)=8.988916e-001;
n=228; farx(n+1)=4.823638e-001; foe(n+1)=4.805984e+000; krok(n+1)=8.259539e-004; ng(n+1)=9.113344e-002;
n=229; farx(n+1)=4.823614e-001; foe(n+1)=4.810838e+000; krok(n+1)=5.557598e-003; ng(n+1)=7.932607e-002;
n=230; farx(n+1)=4.823599e-001; foe(n+1)=4.790982e+000; krok(n+1)=1.517951e-003; ng(n+1)=9.942103e-002;
n=231; farx(n+1)=4.823576e-001; foe(n+1)=4.826672e+000; krok(n+1)=1.916842e-002; ng(n+1)=3.746599e-002;
n=232; farx(n+1)=4.823560e-001; foe(n+1)=4.828813e+000; krok(n+1)=6.692082e-002; ng(n+1)=1.684651e-002;
n=233; farx(n+1)=4.823533e-001; foe(n+1)=4.821356e+000; krok(n+1)=3.535818e-002; ng(n+1)=3.084702e-002;
n=234; farx(n+1)=4.823524e-001; foe(n+1)=4.826507e+000; krok(n+1)=4.226396e-002; ng(n+1)=1.909996e-002;
n=235; farx(n+1)=4.823334e-001; foe(n+1)=4.839559e+000; krok(n+1)=4.386596e-001; ng(n+1)=2.292754e-002;
n=236; farx(n+1)=4.823206e-001; foe(n+1)=4.816703e+000; krok(n+1)=6.400584e-001; ng(n+1)=3.889936e-001;
n=237; farx(n+1)=4.822801e-001; foe(n+1)=4.856125e+000; krok(n+1)=1.462039e+000; ng(n+1)=5.694277e-001;
n=238; farx(n+1)=4.822775e-001; foe(n+1)=4.833764e+000; krok(n+1)=6.674447e-001; ng(n+1)=3.483792e-001;
n=239; farx(n+1)=4.822708e-001; foe(n+1)=4.817496e+000; krok(n+1)=1.561580e+000; ng(n+1)=7.145350e-002;
n=240; farx(n+1)=4.822640e-001; foe(n+1)=4.800648e+000; krok(n+1)=2.446161e+000; ng(n+1)=3.201857e-001;
n=241; farx(n+1)=4.822592e-001; foe(n+1)=4.807505e+000; krok(n+1)=7.763546e-001; ng(n+1)=4.131806e-001;
n=242; farx(n+1)=4.822501e-001; foe(n+1)=4.814495e+000; krok(n+1)=2.473288e+000; ng(n+1)=6.944476e-001;
n=243; farx(n+1)=4.822322e-001; foe(n+1)=4.866404e+000; krok(n+1)=3.998343e+000; ng(n+1)=4.553668e-001;
n=244; farx(n+1)=4.822159e-001; foe(n+1)=4.854863e+000; krok(n+1)=1.449678e+000; ng(n+1)=1.250342e+000;
n=245; farx(n+1)=4.822050e-001; foe(n+1)=4.854336e+000; krok(n+1)=7.273018e-001; ng(n+1)=8.459516e-001;
n=246; farx(n+1)=4.822008e-001; foe(n+1)=4.842993e+000; krok(n+1)=1.509022e+000; ng(n+1)=3.680395e-001;
n=247; farx(n+1)=4.821923e-001; foe(n+1)=4.877463e+000; krok(n+1)=7.275625e+000; ng(n+1)=4.662015e-001;
n=248; farx(n+1)=4.821536e-001; foe(n+1)=4.863676e+000; krok(n+1)=4.688871e+000; ng(n+1)=3.601677e-001;
n=249; farx(n+1)=4.821365e-001; foe(n+1)=4.863565e+000; krok(n+1)=4.585593e-001; ng(n+1)=9.530889e-001;
n=250; farx(n+1)=4.821033e-001; foe(n+1)=4.763887e+000; krok(n+1)=6.477968e-001; ng(n+1)=1.666249e+000;
%odnowa zmiennej metryki
n=251; farx(n+1)=4.820987e-001; foe(n+1)=4.771126e+000; krok(n+1)=1.302585e-005; ng(n+1)=1.792508e+000;
n=252; farx(n+1)=4.820975e-001; foe(n+1)=4.779746e+000; krok(n+1)=6.490171e-005; ng(n+1)=3.897589e-001;
n=253; farx(n+1)=4.820966e-001; foe(n+1)=4.791008e+000; krok(n+1)=4.875677e-004; ng(n+1)=1.374907e-001;
n=254; farx(n+1)=4.820962e-001; foe(n+1)=4.804418e+000; krok(n+1)=4.624718e-003; ng(n+1)=4.043917e-002;
n=255; farx(n+1)=4.820958e-001; foe(n+1)=4.807526e+000; krok(n+1)=1.941821e-003; ng(n+1)=5.406300e-002;
n=256; farx(n+1)=4.820932e-001; foe(n+1)=4.805368e+000; krok(n+1)=1.663330e-001; ng(n+1)=2.101237e-002;
n=257; farx(n+1)=4.820870e-001; foe(n+1)=4.838365e+000; krok(n+1)=4.166678e-002; ng(n+1)=4.525203e-002;
n=258; farx(n+1)=4.820859e-001; foe(n+1)=4.835923e+000; krok(n+1)=2.896961e-002; ng(n+1)=6.249667e-002;
n=259; farx(n+1)=4.820786e-001; foe(n+1)=4.863054e+000; krok(n+1)=2.114442e-001; ng(n+1)=6.736290e-002;
n=260; farx(n+1)=4.820762e-001; foe(n+1)=4.843088e+000; krok(n+1)=5.793922e-002; ng(n+1)=1.538901e-001;
n=261; farx(n+1)=4.820699e-001; foe(n+1)=4.850554e+000; krok(n+1)=2.022243e-001; ng(n+1)=1.882533e-001;
n=262; farx(n+1)=4.820631e-001; foe(n+1)=4.882396e+000; krok(n+1)=1.120145e+000; ng(n+1)=3.120521e-001;
n=263; farx(n+1)=4.820574e-001; foe(n+1)=4.880964e+000; krok(n+1)=5.138574e-001; ng(n+1)=1.671297e-001;
n=264; farx(n+1)=4.820411e-001; foe(n+1)=4.841448e+000; krok(n+1)=3.712932e+000; ng(n+1)=3.240391e-001;
n=265; farx(n+1)=4.820338e-001; foe(n+1)=4.829302e+000; krok(n+1)=3.341621e+000; ng(n+1)=3.895195e-001;
n=266; farx(n+1)=4.820242e-001; foe(n+1)=4.829000e+000; krok(n+1)=1.778590e+000; ng(n+1)=6.704753e-001;
n=267; farx(n+1)=4.820188e-001; foe(n+1)=4.827979e+000; krok(n+1)=6.930078e-001; ng(n+1)=1.193500e+000;
n=268; farx(n+1)=4.820134e-001; foe(n+1)=4.843906e+000; krok(n+1)=3.138952e+000; ng(n+1)=1.674490e-001;
n=269; farx(n+1)=4.820049e-001; foe(n+1)=4.873316e+000; krok(n+1)=2.808512e+000; ng(n+1)=7.148651e-001;
n=270; farx(n+1)=4.819994e-001; foe(n+1)=4.874121e+000; krok(n+1)=6.524460e-001; ng(n+1)=7.564356e-001;
n=271; farx(n+1)=4.819928e-001; foe(n+1)=4.845746e+000; krok(n+1)=1.735893e+000; ng(n+1)=3.777268e-001;
n=272; farx(n+1)=4.819804e-001; foe(n+1)=4.828513e+000; krok(n+1)=4.602211e+000; ng(n+1)=6.149535e-001;
n=273; farx(n+1)=4.819612e-001; foe(n+1)=4.804827e+000; krok(n+1)=1.817806e+000; ng(n+1)=6.004466e-001;
n=274; farx(n+1)=4.819461e-001; foe(n+1)=4.778739e+000; krok(n+1)=6.236064e-001; ng(n+1)=1.698474e+000;
n=275; farx(n+1)=4.819174e-001; foe(n+1)=4.793476e+000; krok(n+1)=9.846165e-001; ng(n+1)=1.727947e+000;
%odnowa zmiennej metryki
n=276; farx(n+1)=4.819069e-001; foe(n+1)=4.799514e+000; krok(n+1)=1.240823e-005; ng(n+1)=3.012396e+000;
n=277; farx(n+1)=4.819065e-001; foe(n+1)=4.794513e+000; krok(n+1)=6.263953e-005; ng(n+1)=2.751157e-001;
n=278; farx(n+1)=4.819063e-001; foe(n+1)=4.793730e+000; krok(n+1)=1.010647e-003; ng(n+1)=5.548850e-002;
n=279; farx(n+1)=4.819057e-001; foe(n+1)=4.804494e+000; krok(n+1)=3.334617e-003; ng(n+1)=4.695629e-002;
n=280; farx(n+1)=4.819052e-001; foe(n+1)=4.797134e+000; krok(n+1)=1.548346e-003; ng(n+1)=6.181370e-002;
n=281; farx(n+1)=4.819046e-001; foe(n+1)=4.791330e+000; krok(n+1)=4.880471e-002; ng(n+1)=1.405273e-002;
n=282; farx(n+1)=4.819032e-001; foe(n+1)=4.818405e+000; krok(n+1)=3.397782e-002; ng(n+1)=2.485245e-002;
n=283; farx(n+1)=4.819014e-001; foe(n+1)=4.815812e+000; krok(n+1)=4.254539e-002; ng(n+1)=2.384006e-002;
n=284; farx(n+1)=4.819005e-001; foe(n+1)=4.808940e+000; krok(n+1)=2.900728e-002; ng(n+1)=2.786085e-002;
n=285; farx(n+1)=4.818972e-001; foe(n+1)=4.822876e+000; krok(n+1)=3.730916e-001; ng(n+1)=2.741386e-002;
n=286; farx(n+1)=4.818934e-001; foe(n+1)=4.830946e+000; krok(n+1)=3.963116e-001; ng(n+1)=1.289609e-001;
n=287; farx(n+1)=4.818885e-001; foe(n+1)=4.829292e+000; krok(n+1)=1.420334e+000; ng(n+1)=2.535347e-001;
n=288; farx(n+1)=4.818833e-001; foe(n+1)=4.864794e+000; krok(n+1)=5.520515e-001; ng(n+1)=1.602183e-001;
n=289; farx(n+1)=4.818617e-001; foe(n+1)=4.822909e+000; krok(n+1)=6.227139e+000; ng(n+1)=1.427580e-001;
n=290; farx(n+1)=4.818598e-001; foe(n+1)=4.808513e+000; krok(n+1)=8.923142e-001; ng(n+1)=2.875022e-001;
n=291; farx(n+1)=4.818518e-001; foe(n+1)=4.808724e+000; krok(n+1)=1.296088e+000; ng(n+1)=3.520297e-001;
n=292; farx(n+1)=4.818431e-001; foe(n+1)=4.820478e+000; krok(n+1)=2.000835e+000; ng(n+1)=9.860792e-001;
n=293; farx(n+1)=4.818400e-001; foe(n+1)=4.848895e+000; krok(n+1)=1.856466e+000; ng(n+1)=1.470660e-001;
n=294; farx(n+1)=4.818327e-001; foe(n+1)=4.858428e+000; krok(n+1)=4.393315e+000; ng(n+1)=3.689274e-001;
n=295; farx(n+1)=4.818297e-001; foe(n+1)=4.845750e+000; krok(n+1)=7.704536e-001; ng(n+1)=9.548613e-001;
n=296; farx(n+1)=4.818243e-001; foe(n+1)=4.838250e+000; krok(n+1)=1.371110e+000; ng(n+1)=1.406369e+000;
n=297; farx(n+1)=4.818208e-001; foe(n+1)=4.834269e+000; krok(n+1)=2.781976e+000; ng(n+1)=3.401497e-001;
n=298; farx(n+1)=4.817691e-001; foe(n+1)=4.835066e+000; krok(n+1)=2.049487e+001; ng(n+1)=1.698602e-001;
n=299; farx(n+1)=4.817014e-001; foe(n+1)=4.827042e+000; krok(n+1)=1.671365e+000; ng(n+1)=2.153936e+000;
n=300; farx(n+1)=4.816831e-001; foe(n+1)=4.793574e+000; krok(n+1)=3.806077e-001; ng(n+1)=3.270261e+000;

figure; semilogy(farx,'b'); hold on; semilogy(foe,'r'); xlabel('Iteracje'); ylabel('Earx, Eoe'); legend('Earx','Eoe'); title('Uczenie predyktora ARX');
figure; subplot(2,1,1); semilogy(krok); xlabel('Iteracje'); ylabel('Krok');
subplot(2,1,2); semilogy(ng); xlabel('Iteracje'); ylabel('Norma gradientu');
Earx=farx(n+1)
Eoe=foe(n+1)
